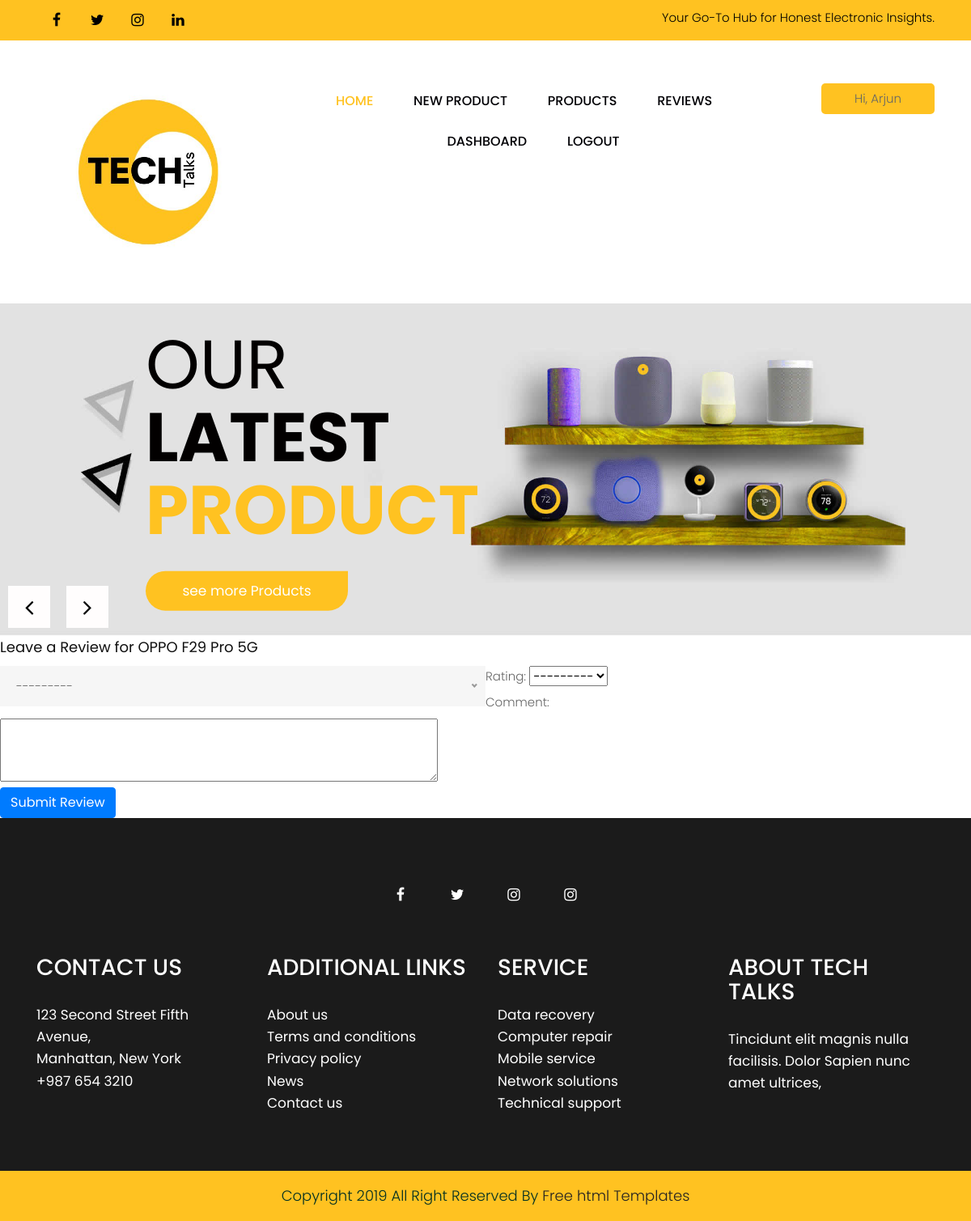
The app's page /products/2/add-review/ (signed in), older data.
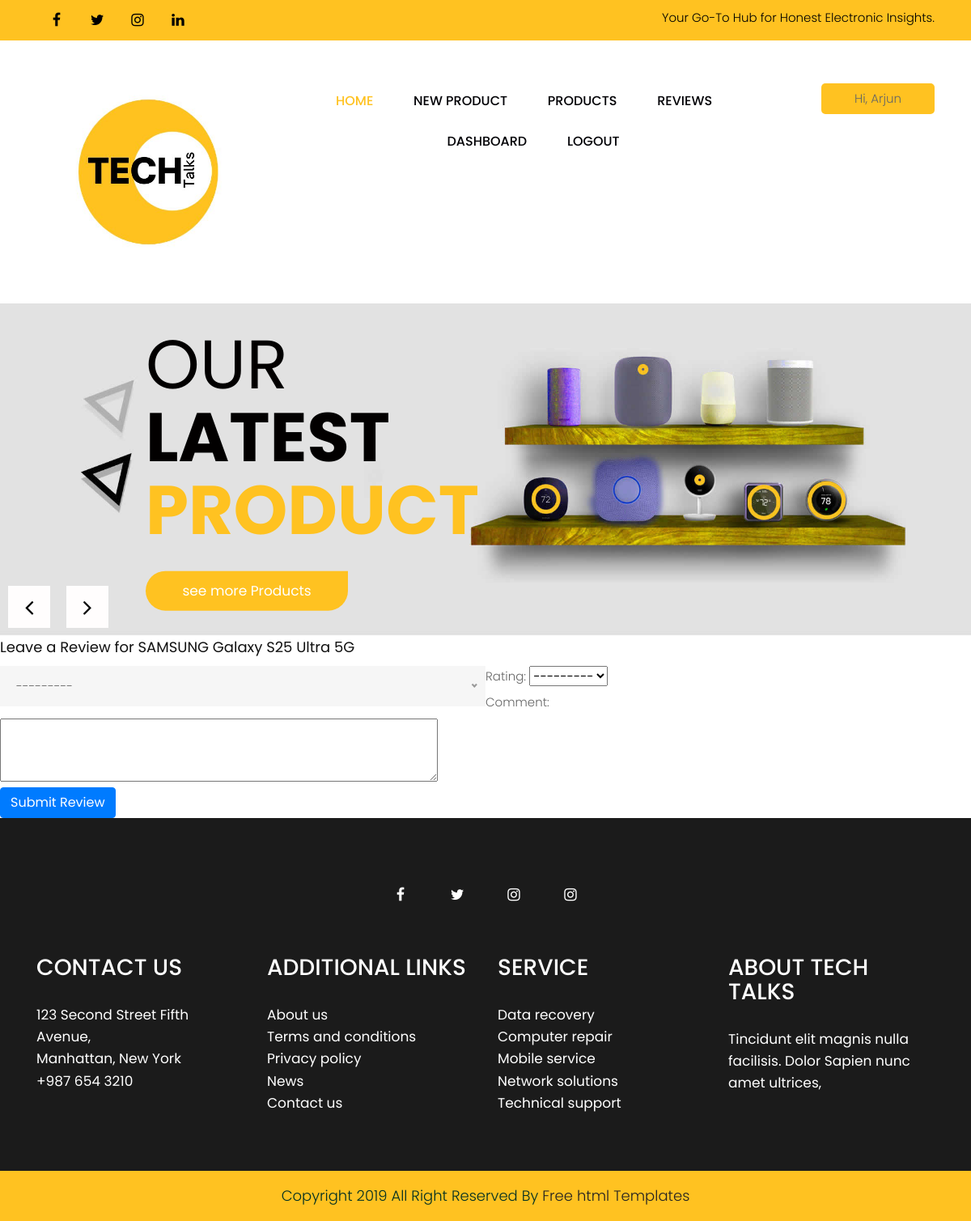
The same page, newer data.
### admin_app/models.py (models this page shows, shortened)
class Product(models.Model):
    name = models.CharField(max_length=100)
    brand = models.CharField(max_length = 100)
    category = models.ForeignKey(Category, on_delete=models.CASCADE, related_name = "products")
    description = models.TextField()
    price = models.DecimalField(max_digits=10, decimal_places=2)
    image = models.ImageField(upload_to="product_images/")
    added_by = models.ForeignKey(User, on_delete=models.SET_NULL, null=True, blank=True)

### techtalks/views.py (the view)
# urls.py: path('products/<int:product_id>/add-review/', views.add_or_edit_review, name='add_review'),
@login_required
def add_or_edit_review(request, product_id):
    product = get_object_or_404(Product, id=product_id)
    try:
        review = Review.objects.get(product=product, user=request.user)
    except Review.DoesNotExist:
        review = None
    if request.method == 'POST':
        form = ReviewForm(request.POST, instance=review)
        if form.is_valid():
            new_review = form.save(commit=False)
            new_review.product = product
            new_review.user = request.user
            new_review.save()
            return redirect('product_detail', product_id=product.id)
    else:
        form = ReviewForm(instance=review)
    return render(request, 'techtalks/review.html', {'form': form, 'product': product})

### techtalks/forms.py
class ReviewForm(forms.ModelForm):
    class Meta:
        model = Review
        fields = ['rating', 'comment']
        widgets = {
            'rating': forms.Select(choices=[(i, i) for i in range(1, 6)]),
            'comment': forms.Textarea(attrs={'rows': 3}),
        }

### techtalks/templates/techtalks/review.html (shortened to what this page needs)
{% extends 'base.html' %}
{% load static %}
{% block content %}
<h3>Leave a Review for {{ product.name }}</h3>
<form method="post">
    {{ form.as_p }}
    <button type="submit" class="btn btn-primary">Submit Review</button>
</form>
{% endblock %}

Row changes from the older to the newer data that the page shows:
changed Product: name "OPPO F29 Pro 5G" → "SAMSUNG Galaxy S25 Ultra 5G"
